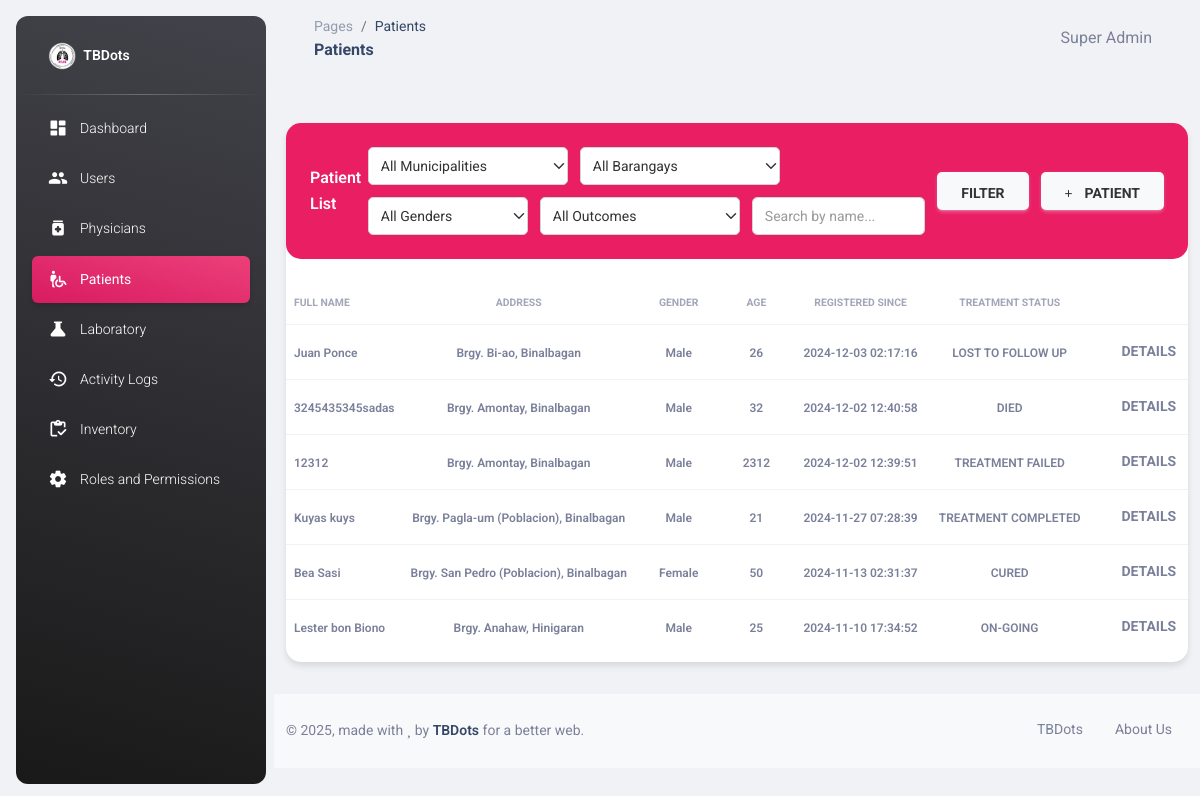
Screenshot of /patients.php (signed in) with the database file from the repository.
### tables this page shows
CREATE TABLE IF NOT EXISTS `patients` (
  `id` int NOT NULL AUTO_INCREMENT,
  `fullname` text NOT NULL,
  `age` int NOT NULL DEFAULT '0',
  `gender` tinyint NOT NULL DEFAULT '0',
  `contact` varchar(50) DEFAULT NULL,
  `address` text,
  `physician_id` int DEFAULT NULL,
  `location_id` int DEFAULT NULL,
  `lab_results_id` int DEFAULT NULL,
  `updated_at` timestamp NOT NULL DEFAULT CURRENT_TIMESTAMP ON UPDATE CURRENT_TIMESTAMP,
  `created_at` timestamp NOT NULL DEFAULT CURRENT_TIMESTAMP,
  `height` int DEFAULT NULL,
  `dob` date DEFAULT NULL,
  `bcg_scar` enum('Yes','No','Doubtful') DEFAULT NULL,
  `occupation` varchar(100) DEFAULT NULL,
  `phil_health_no` varchar(50) DEFAULT NULL,
  `contact_person` varchar(100) DEFAULT NULL,
  `contact_person_no` varchar(50) DEFAULT NULL,
  PRIMARY KEY (`id`),
  KEY `FK_patients_lab_results` (`lab_results_id`),
  KEY `FK_patients_users` (`physician_id`),
  KEY `idx_fullname` (`fullname`(50)),
  KEY `idx_contact` (`contact`),
  KEY `FK_patients_locations` (`location_id`),
  CONSTRAINT `FK_patients_lab_results` FOREIGN KEY (`lab_results_id`) REFERENCES `lab_results` (`id`),
  CONSTRAINT `FK_patients_locations` FOREIGN KEY (`location_id`) REFERENCES `locations` (`id`),
  CONSTRAINT `FK_patients_users` FOREIGN KEY (`physician_id`) REFERENCES `users` (`id`)
);

### patients.php (the view, shortened to what this page needs)
<?php
require_once "connection/db.php";
include_once('head.php');
$searchName = isset($_GET['search']) ? trim($_GET['search']) : '';
$sql = "SELECT DISTINCT p.*,
        b.name as barangay_name,
        m.location as municipality_name,
        lr.treatment_outcome
        FROM patients p
        LEFT JOIN locations l ON p.location_id = l.id
        LEFT JOIN municipalities m ON l.municipality_id = m.id
        LEFT JOIN barangays b ON l.barangay_id = b.id
        LEFT JOIN lab_results lr ON p.id = lr.patient_id
        WHERE 1=1";
$sql .= " ORDER BY p.created_at DESC";
$patientsData = $conn->query($sql);
?>
<body class="g-sidenav-show  bg-gray-200">
  <?php
    include_once('sidebar.php');
  ?>
  <main class="main-content position-relative max-height-vh-100 h-100 border-radius-lg ">
    <?php
      include_once('navbar.php');
    ?>
    <div class="container-fluid py-4">
      <div class="row">
        <div class="col-12">
          <div class="card my-4">
            <div class="card-header d-flex justify-content-between align-items-center p-4" style="background-color: #E91E63;">
              <div>
                <h6 class="text-white mb-0">Patient List</h6>
              </div>
              <form method="GET" class="d-flex align-items-center gap-2 flex-wrap">
                <div class="d-flex gap-2" style="flex: 1;">
                    <div class="d-flex flex-wrap gap-2 align-items-center" style="flex: 1;">
                        <select name="municipality" class="form-select" style="min-width: 180px; max-width: 200px;">
                            <option value="0">All Municipalities</option>
                        </select>
                        <select name="barangay" class="form-select" style="min-width: 180px; max-width: 200px;">
                            <option value="0">All Barangays</option>
                        </select>
                        <select name="gender" class="form-select" style="min-width: 140px; max-width: 160px;">
                            <option value="0">All Genders</option>
                        </select>
                        <select name="outcome" class="form-select" style="min-width: 180px; max-width: 200px;">
                            <option value="0">All Outcomes</option>
                        </select>
                        <input type="text" name="search" class="form-control" placeholder="Search by name..."
                               value="<?php echo htmlspecialchars($searchName); ?>" style="min-width: 200px; flex: 1;">
                    </div>
                    <div class="d-flex gap-2 align-items-center">
                        <button type="submit" class="btn btn-light">FILTER</button>
                        <button type="button" class="btn btn-light d-flex align-items-center gap-2" onclick="openAddModal()">
                            <i class="fas fa-plus"></i>
                            <span>PATIENT</span>
                        </button>
                    </div>
                </div>
              </form>
            </div>
            <div class="card-body px-0 pb-2">
              <div class="table-responsive p-0">
                <table class="table align-items-center mb-0" id="patientsTable">
                  <thead>
                    <tr>
                      <th class="text-uppercase text-secondary text-xxs font-weight-bolder opacity-7 ps-2">Full name
                      </th>
                      <th class="text-center text-uppercase text-secondary text-xxs font-weight-bolder opacity-7">
                        Address</th>
                      <th class="text-center text-uppercase text-secondary text-xxs font-weight-bolder opacity-7">Gender
                      </th>
                      <th class="text-center text-uppercase text-secondary text-xxs font-weight-bolder opacity-7">Age
                      </th>
                      <th class="text-center text-uppercase text-secondary text-xxs font-weight-bolder opacity-7">
                        Registered Since</th>
                      <th class="text-center text-uppercase text-secondary text-xxs font-weight-bolder opacity-7">
                        Treatment Status</th>
                      <th class="text-secondary opacity-7"></th>
                    </tr>
                  </thead>
                  <tbody>
                    <?php
                        if ($patientsData->num_rows > 0) {
                          while($row = $patientsData->fetch_assoc()) {
                            $address = '';
                            if (!empty($row["barangay_name"])) {
                                $address .= "Brgy. " . htmlspecialchars($row["barangay_name"]);
                            }
                            if (!empty($row["municipality_name"])) {
                                $address .= (!empty($address) ? ", " : "") . htmlspecialchars($row["municipality_name"]);
                            }
                            $stmt = $conn->prepare("SELECT COUNT(*) as count FROM lab_results WHERE patient_id = ?");
                            $stmt->bind_param('i', $row["id"]);
                            $stmt->execute();
                            $result = $stmt->get_result();
                            $labResults = $result->fetch_assoc();
                            echo "
                              <tr>
                                <td><span class='text-secondary text-xs font-weight-bold'>".$row["fullname"]."</span></td>
                                <td class='text-center'>
                                    <span class='text-secondary text-xs font-weight-bold'>".$address."</span>
                                </td>
                                <td class='text-center'><span class='text-secondary text-xs font-weight-bold'>".($row["gender"] == 1 ? "Male" : "Female")."</span></td>
                                <td class='text-center'><span class='text-secondary text-xs font-weight-bold'>".$row["age"]."</span></td>
                                <td class='text-center'><span class='text-secondary text-xs font-weight-bold'>".$row["created_at"]."</span></td>
                                <td class='text-center'>
                                    <span class='text-secondary text-xs font-weight-bold'>" .  (isset($row["treatment_outcome"]) ? htmlspecialchars($row["treatment_outcome"]) : "No Lab Results") . "</span>
                                </td>
                                <td class='align-middle'>
                                  <button onclick='showPatientDetails(".$row["id"].")' class='btn btn-link text-secondary mb-0'>
                                    <i class='fa fa-user text-xs'></i> Details
                                  </button>
                                  " . ($labResults['count'] > 0 ? "
                                  <button onclick='showLabResults(".$row["id"].", \"".htmlspecialchars($row["fullname"], ENT_QUOTES)."\")' class='btn btn-link text-secondary mb-0'>
                                  </button>" : "") . "
                                    <button onclick='addLogbookEntry(".$row["id"].", \"".htmlspecialchars($row["fullname"], ENT_QUOTES)."\")' class='btn btn-link text-secondary mb-0'>
                                    </button>" .
                                    (in_array(11, $_SESSION['module']) ? "
                                    <button onclick='editPatient(".$row["id"].", ".json_encode($row).")' class='btn btn-link text-secondary mb-0'>
                                    </button>" : "") . "
                                  " . (in_array(12, $_SESSION['module']) ? "
                                    <form method='POST' style='display:inline;' onsubmit='return confirm(\"Are you sure you want to delete this patient?\");'>
                                      <input type='hidden' name='delete_id' value='".$row["id"]."'>
                                    </form>" : "") . "
                                </td>
                              </tr>
                            ";
                          }
                        }
                    ?>
                  </tbody>
                </table>
              </div>
            </div>
          </div>
        </div>
      </div>
    </div>
    <?php include_once('footer.php'); ?>
  </main>
</body>
</html>

### patients.php (style rules this page uses)
.form-control { border: 1px solid #ced4da !important; background-color: #fff !important; padding: 0.375rem 0.75rem !important; }
.card { margin-bottom: 0 !important; }
.btn-link { padding: 0.25rem 0.5rem; text-decoration: none; }
.container-fluid.py-4 { padding-bottom: 0 !important; }
.card-header .btn-light { margin: 0; padding: 0.625rem 1.5rem; font-size: 0.875rem; font-weight: 700; }
.card { border: none; border-radius: 15px; box-shadow: 0 4px 6px rgba(0, 0, 0, 0.1); }
.card-header { border-radius: 15px !important; }
.form-select { height: 40px; border-radius: 5px; }
.form-select option { color: #333; }
.form-control { height: 40px; border-radius: 5px; }
.btn-light { background-color: white; border: none; height: 40px; border-radius: 5px; font-weight: 500; color: #333; }
.form-control::placeholder { color: #999; }
.btn { padding: 0.5rem 1.5rem; font-size: 0.875rem; text-transform: uppercase; }
.form-select, .form-control, .btn-light, .btn-outline-light { border: 1px solid #ced4da; background-color: #fff; color: #333; }
.btn-light { background-color: #f8f9fa; color: #333; }
.card-header { background-color: #E91E63; color: #fff; }
.text-white { color: #fff !important; }
@media (max-width: 1200px) { .form-select, .form-control { min-width: 150px !important; } }
.form-select, .form-control, .btn { height: 38px; padding: 0.375rem 0.75rem; }
.btn { white-space: nowrap; }
@media (max-width: 1400px) { .d-flex.gap-2 { flex-wrap: wrap; } }
@media (max-width: 1400px) { .form-select { flex: 0 0 auto; } }
@media (max-width: 1400px) { .form-control { flex: 1 1 200px; } }
.gap-2 { gap: 0.75rem !important; }
.card-header { background-color: #E91E63; color: #fff; padding: 1rem; }

### rows the page displays
patients: fullname "Juan Ponce", address "Brgy. Bi-ao, Binalbagan", gender "Male", age "26", created_at "2024-12-03 02:17:16", treatment_outcome "LOST TO FOLLOW UP"
patients: fullname "3245435345sadas", address "Brgy. Amontay, Binalbagan", gender "Male", age "32", created_at "2024-12-02 12:40:58", treatment_outcome "DIED"
patients: fullname "12312", address "Brgy. Amontay, Binalbagan", gender "Male", age "2312", created_at "2024-12-02 12:39:51", treatment_outcome "TREATMENT FAILED"
patients: fullname "Kuyas kuys", address "Brgy. Pagla-um (Poblacion), Binalbagan", gender "Male", age "21", created_at "2024-11-27 07:28:39", treatment_outcome "TREATMENT COMPLETED"
patients: fullname "Bea Sasi", address "Brgy. San Pedro (Poblacion), Binalbagan", gender "Female", age "50", created_at "2024-11-13 02:31:37", treatment_outcome "CURED"
patients: fullname "Lester bon Biono", address "Brgy. Anahaw, Hinigaran", gender "Male", age "25", created_at "2024-11-10 17:34:52", treatment_outcome "ON-GOING"

### other values shown
str_replace('_', ' ', str_replace('.php', '', $page_name)) "Patients"
$_SESSION['fullname'] "Super Admin"
